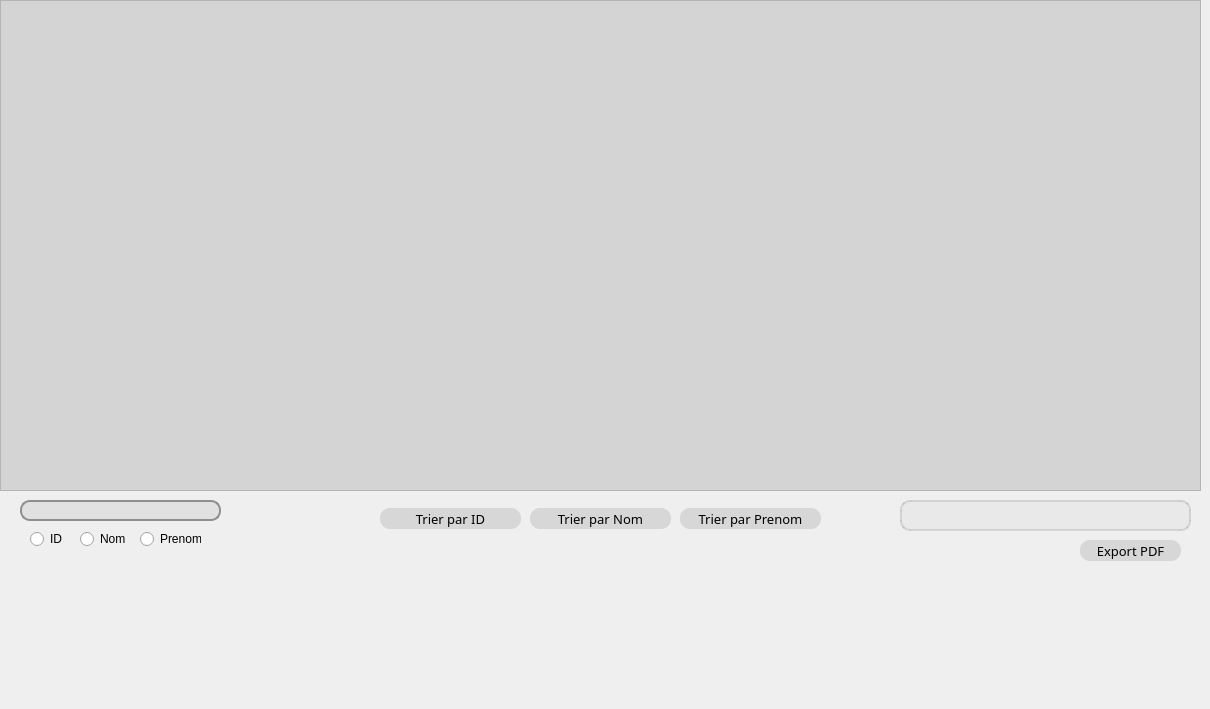
      <widget class="QWidget" name="ListeEleve">
       <attribute name="title">
        <string>Liste</string>
       </attribute>
       <widget class="QPushButton" name="Elv_push_TriEPrenom">
        <property name="geometry">
         <rect>
          <x>680</x>
          <y>508</y>
          <width>141</width>
          <height>21</height>
         </rect>
        </property>
        <property name="font">
         <font>
          <family>Montserrat Medium</family>
          <pointsize>10</pointsize>
         </font>
        </property>
        <property name="styleSheet">
         <string notr="true">QPushButton {
background-color:  rgba(170, 170, 170, 90);
border-radius: 10px;
}
QPushButton:hover {
background-color: qlineargradient(spread:pad, x1:0, y1:0, x2:0, y2:1, stop:0  rgba(170, 170, 170, 150), stop:1  rgba(170, 170, 170, 90));
}
</string>
        </property>
        <property name="text">
         <string>Trier par Prenom</string>
        </property>
       </widget>
       <widget class="QPushButton" name="Elv_push_TriNom">
        <property name="geometry">
         <rect>
          <x>530</x>
          <y>508</y>
          <width>141</width>
          <height>21</height>
         </rect>
        </property>
        <property name="font">
         <font>
          <family>Montserrat Medium</family>
          <pointsize>10</pointsize>
         </font>
        </property>
        <property name="styleSheet">
         <string notr="true">QPushButton {
background-color:  rgba(170, 170, 170, 90);
border-radius: 10px;
}
QPushButton:hover {
background-color: qlineargradient(spread:pad, x1:0, y1:0, x2:0, y2:1, stop:0  rgba(170, 170, 170, 150), stop:1  rgba(170, 170, 170, 90));
}
</string>
        </property>
        <property name="text">
         <string>Trier par Nom</string>
        </property>
       </widget>
       <widget class="QRadioButton" name="Elv_radio_Nom">
        <property name="geometry">
         <rect>
          <x>80</x>
          <y>530</y>
          <width>51</width>
          <height>18</height>
         </rect>
        </property>
        <property name="text">
         <string>Nom</string>
        </property>
       </widget>
       <widget class="QLineEdit" name="Elv_line_Recherche">
        <property name="geometry">
         <rect>
          <x>20</x>
          <y>500</y>
          <width>201</width>
          <height>21</height>
         </rect>
        </property>
        <property name="styleSheet">
         <string notr="true">QLineEdit {
	background-color: rgba(170, 170, 170, 50);
		border: 2px solid rgb(143, 143, 143);
			border-radius: 10px;
}
QLineEdit:hover {
	background-color: rgba(170, 170, 170, 50);
		border: 2px solid rgb(77, 77, 77);
			border-radius: 10px;
}</string>
        </property>
       </widget>
       <widget class="QPushButton" name="Elv_push_TriID">
        <property name="geometry">
         <rect>
          <x>380</x>
          <y>508</y>
          <width>141</width>
          <height>21</height>
         </rect>
        </property>
        <property name="font">
         <font>
          <family>Montserrat Medium</family>
          <pointsize>10</pointsize>
         </font>
        </property>
        <property name="styleSheet">
         <string notr="true">QPushButton {
background-color:  rgba(170, 170, 170, 90);
border-radius: 10px;
}
QPushButton:hover {
background-color: qlineargradient(spread:pad, x1:0, y1:0, x2:0, y2:1, stop:0  rgba(170, 170, 170, 150), stop:1  rgba(170, 170, 170, 90));
}
</string>
        </property>
        <property name="text">
         <string>Trier par ID</string>
        </property>
       </widget>
       <widget class="QTableView" name="Elv_TableView">
        <property name="geometry">
         <rect>
          <x>0</x>
          <y>0</y>
          <width>1201</width>
          <height>491</height>
         </rect>
        </property>
        <property name="styleSheet">
         <string notr="true">background-color:rgba(170, 170, 170, 100);</string>
        </property>
       </widget>
       <widget class="QPushButton" name="Elv_push_ExportPDF">
        <property name="geometry">
         <rect>
          <x>1080</x>
          <y>540</y>
          <width>101</width>
          <height>21</height>
         </rect>
        </property>
        <property name="font">
         <font>
          <family>Montserrat Medium</family>
          <pointsize>10</pointsize>
         </font>
        </property>
        <property name="styleSheet">
         <string notr="true">QPushButton {
background-color:  rgba(170, 170, 170, 90);
border-radius: 10px;
}
QPushButton:hover {
background-color: qlineargradient(spread:pad, x1:0, y1:0, x2:0, y2:1, stop:0  rgba(170, 170, 170, 150), stop:1  rgba(170, 170, 170, 90));
}
</string>
        </property>
        <property name="text">
         <string>Export PDF</string>
        </property>
       </widget>
       <widget class="QRadioButton" name="Elv_radio_CIN">
        <property name="geometry">
         <rect>
          <x>30</x>
          <y>530</y>
          <width>41</width>
          <height>18</height>
         </rect>
        </property>
        <property name="text">
         <string>ID</string>
        </property>
       </widget>
       <widget class="QLabel" name="Elv_Label_ListeInfo">
        <property name="geometry">
         <rect>
          <x>900</x>
          <y>500</y>
          <width>291</width>
          <height>31</height>
         </rect>
        </property>
        <property name="font">
         <font>
          <family>Montserrat Medium</family>
          <pointsize>11</pointsize>
         </font>
        </property>
        <property name="styleSheet">
         <string notr="true">background-color: rgba(170, 170, 170, 25);
	border: 2px solid rgba(170, 170, 170, 100);
		border-radius: 10px;


</string>
        </property>
        <property name="text">
         <string/>
        </property>
        <property name="alignment">
         <set>Qt::AlignCenter</set>
        </property>
       </widget>
       <widget class="QLabel" name="background_9">
        <property name="geometry">
         <rect>
          <x>-9</x>
          <y>-36</y>
          <width>1200</width>
          <height>700</height>
         </rect>
        </property>
        <property name="styleSheet">
         <string notr="true">background: url(:/png/resources/background.png)</string>
        </property>
        <property name="text">
         <string/>
        </property>
       </widget>
       <widget class="QRadioButton" name="Elv_radio_Prenom">
        <property name="geometry">
         <rect>
          <x>140</x>
          <y>530</y>
          <width>61</width>
          <height>18</height>
         </rect>
        </property>
        <property name="text">
         <string>Prenom</string>
        </property>
       </widget>
       <zorder>background_9</zorder>
       <zorder>Elv_push_TriEPrenom</zorder>
       <zorder>Elv_push_TriNom</zorder>
       <zorder>Elv_radio_Nom</zorder>
       <zorder>Elv_line_Recherche</zorder>
       <zorder>Elv_push_TriID</zorder>
       <zorder>Elv_TableView</zorder>
       <zorder>Elv_push_ExportPDF</zorder>
       <zorder>Elv_radio_CIN</zorder>
       <zorder>Elv_Label_ListeInfo</zorder>
       <zorder>Elv_radio_Prenom</zorder>
      </widget>
